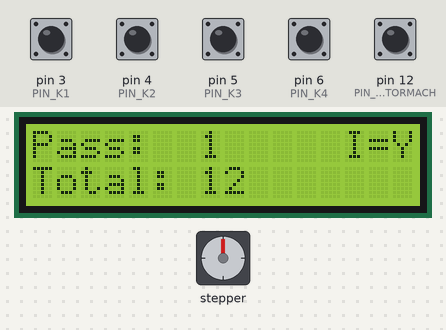
Recording of a sketch running on a simulated Arduino Uno, built with avr-gcc and run on an emulated ATmega328P. Shown: 16×2 character LCD, stepper motor. Inputs (shaded band) come from the test bench; at power-on: pin 3 (PIN_K1), pin 4 (PIN_K2), pin 5 (PIN_K3), pin 6 (PIN_K4), pin 12 (PIN_FROM_TORMACH) HIGH. Stepper angles assume 200 steps per turn.

Above: at 2.4 s.
2.5 s: pin 6 (PIN_K4) pulled LOW for 0.15 s
At 3.5 s:
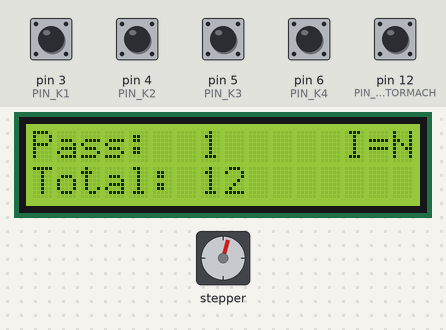
5.6 s: pin 3 (PIN_K1) pulled LOW for 0.15 s
At 5.8 s:
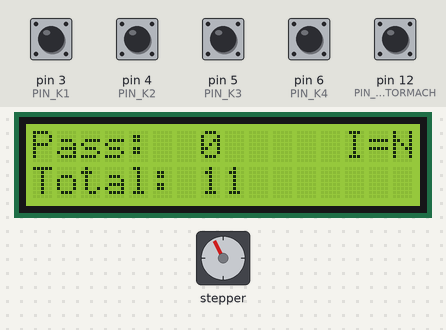
6.3 s: pin 5 (PIN_K3) pulled LOW for 0.15 s
At 7.3 s:
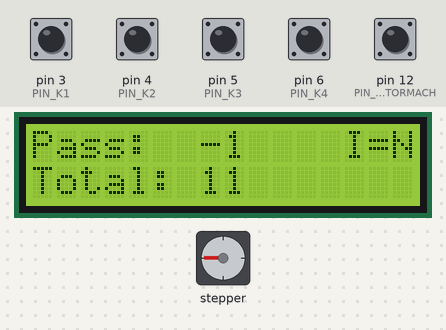
9.4 s: pin 4 (PIN_K2) pulled LOW for 0.15 s
At 9.6 s:
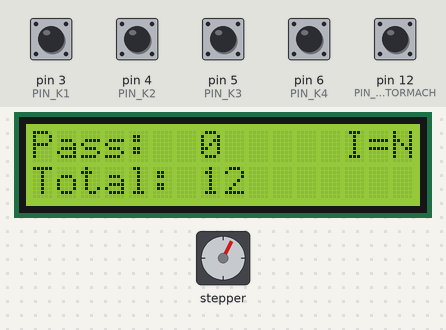
10.1 s: pin 5 (PIN_K3) pulled LOW for 1 s
At 10.5 s:
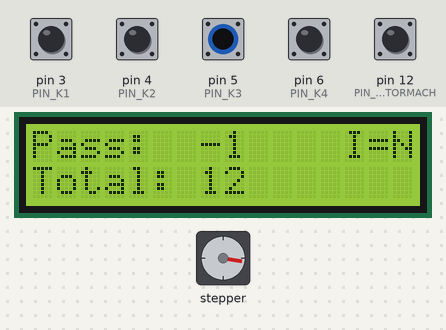
11.7 s: pin 3 (PIN_K1) pulled LOW for 1 s
At 12.68 s:
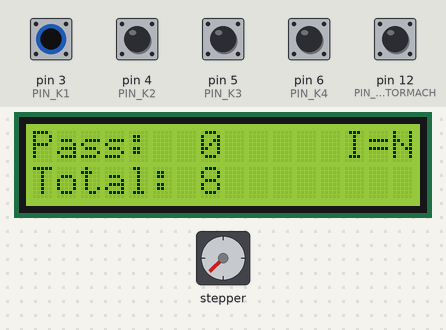
Timing chart, 0 to 17.3 s (numbered marks = the images above; inputs shaded):
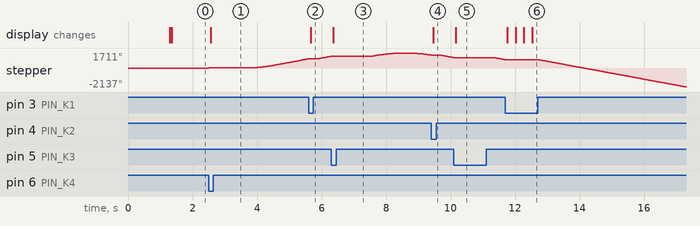

The sketch:

passes.ino
```cpp
// (licence header left out)
#include <Wire.h>
#include <LiquidCrystal_I2C.h>
#include <AccelStepper.h>

LiquidCrystal_I2C lcd(0x27, 16, 2); // set the LCD address to 0x27, if new version please use 0x3F instead.

// digital IO pins for the buttons
const int PIN_K1 = 3;
const int PIN_K2 = 4;
const int PIN_K3 = 5;
const int PIN_K4 = 6;

// digital IO pins for interaction with Tormach USB IO Part#23616
// Pin 12 on Arduino is connected to RELAY_0_NC on USB IO board
// Pin Gnd on Arduino is connected to COMMON_0 on USB IO board
const int PIN_FROM_TORMACH = 12;

// the key_delay is so we only register the button once
const int key_delay = 200;

int pass = 0;
int total = 12;

int value_read = 0;

long x = 0;

bool spinning = false;

bool integrations = false;
bool integrations_set = false;

// stepper
// digital pin8 is PUL+
// digital pin9 is DIR+
// DIR- and PUL- are connected to ground
AccelStepper stepper1(AccelStepper::DRIVER, 8, 9);

void setup() {

  lcd.init();  // initialize the lcd screen
  lcd.backlight();  // open the backlight

  Serial.begin(115200);

  // buttons
  pinMode(PIN_K1, INPUT_PULLUP);
  pinMode(PIN_K2, INPUT_PULLUP);
  pinMode(PIN_K3, INPUT_PULLUP);
  pinMode(PIN_K4, INPUT_PULLUP);

  // Tormach IO
  pinMode(PIN_FROM_TORMACH, INPUT_PULLUP);

  // Note: It cannot really go this fast
  stepper1.setMaxSpeed(400.0);
  stepper1.setAcceleration(400.0);

  //show();

  // get to "zero" position
  delay(key_delay);
  move();

  integrations = integrations_prompt();

} // setup

void clear_lcd() {
  String blanks = "                    ";
  lcd.setCursor(0, 0);
  lcd.print(blanks);
  lcd.setCursor(0, 1);
  lcd.print(blanks);
}

bool integrations_prompt() {
  lcd.setCursor(0, 0);
  lcd.print("Integrations?    "); // be sure to clear the last few characters
  lcd.setCursor(0, 1);
  lcd.print("top=Y bottom=N");
}

void show() {
  clear_lcd();
  lcd.setCursor(0, 0);
  lcd.print("Pass:");  // 1st line on lcd display

  lcd.setCursor(7, 0);
  lcd.print(pass);

  // indicator for integrations
  lcd.setCursor(13, 0);
  if (integrations) {
    lcd.print("I=Y"); // yes, integrations is enabled
  } else {
    lcd.print("I=N"); // no
  }

  lcd.setCursor(0, 1); // 2nd line on lcd display
  lcd.print("Total:");

  lcd.setCursor(7, 1);
  lcd.print(total);
} // show

void move() {
  // stepper dips
  // 1=ON 2=ON 3=OFF 4=ON
  // the motor can take 3.0A, so configured for 2.8A and full current
  // 5=OFF 6=ON 7=ON 8=ON 400 pulses/rev
  // not sure why the magical number below works (derived from trial and error)
  x = (float)pass / (float)total * 360.0 * 55.55;
  delay(1000);
  spinning = true;
	stepper1.moveTo(x);
} // move

void loop() {

  if (!digitalRead(PIN_K1)) {
    if (!integrations_set) {
      integrations = true;
      integrations_set = true;
      total++;
    }
    total--;
    pass = 0;
    show();
    delay(key_delay);
  }

  if (!digitalRead(PIN_K2)) {
    total++;
    pass = 0;
    show();
    delay(key_delay);
  }

  if (!digitalRead(PIN_K3)) {
    pass--;
    show();
    delay(key_delay);
    move();
  }

  if (!digitalRead(PIN_K4)) {
    if (!integrations_set) {
      integrations = false;
      integrations_set = true;
      pass--;
    }
    pass++;
    show();
    delay(key_delay);
    move();
  }

  if (integrations) {
    // from docs: https://www.arduino.cc/reference/en/language/functions/digital-io/digitalread/
    // "If the pin isn’t connected to anything, digitalRead() can return either HIGH or LOW (and this can change randomly)."
    value_read = digitalRead(PIN_FROM_TORMACH);
    if ((!spinning) && (value_read == HIGH)) {
        pass++;
        show();
        move();
    }
    if (stepper1.run()) {
      // .run() returns true if it is still turning
    } else {
      // once the stepper is done turning, turn off our boolean
      if (spinning) {
        spinning = false;
      }
    }
  } else { // no integration
    stepper1.run();
  }

} // loop
```

Measured:
- after the input at 2.5 s, the display: changes after 0.06 s (image 1)
- after the input at 5.6 s, the display: changes after 0.06 s (image 2)
- after the input at 6.3 s, the display: changes after 0.06 s (image 3)
- after the input at 9.4 s, the display: changes after 0.06 s (image 4)
- after the input at 10.1 s, the display: changes after 0.06 s (image 5)
- after the input at 11.7 s, the display: first changes after 0.06 s (image 6 shows a later state)
